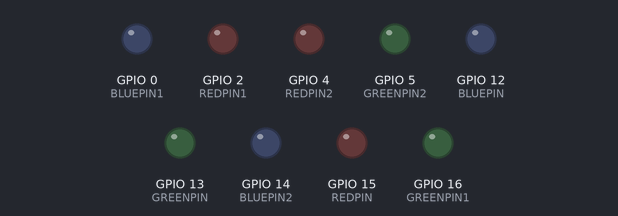
A sketch run on a simulated ESP8266 (NodeMCU). Shown: output pins drawn as LEDs (lit = HIGH). WiFi joins after 1.5 s; servers stay silent unless stated; uploads are accepted with an empty reply; what the sketch prints to the serial monitor is not drawn.

Above: at 1.65 s.
At 7.7 s:
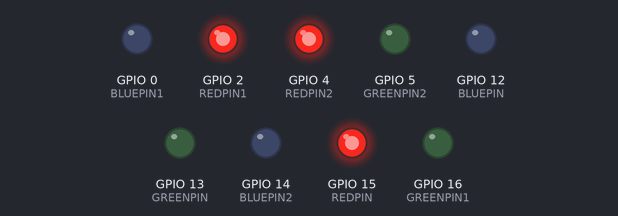
At 9.6 s:
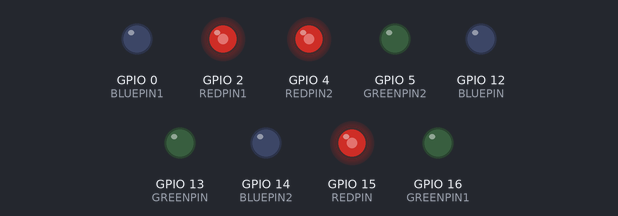
At 11.5 s:
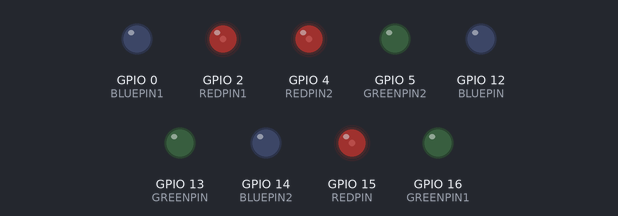
Timing chart, 0 to 14.9 s (numbered marks = the images above):
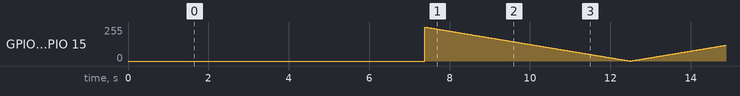

The sketch:

space_weather_lamp.ino
```cpp
#include <ESP8266WiFi.h>

//Please replace with your wifi network and password.
const char* ssid     = "MY_WIFI_NETWORK";
const char* password = "MY_WIFI_PASSWORD";

const char* host = "services.swpc.noaa.gov";

//BULK SPEED PINS
const int BLUEPIN = 12;
const int REDPIN = 15;
const int GREENPIN = 13;

//DENSITY PINS
const int BLUEPIN1 = 0;
const int GREENPIN1 = 16;
const int REDPIN1 = 2;

//ION TEMPERATURE PINS
const int BLUEPIN2 = 14;
const int GREENPIN2 = 5;
const int REDPIN2 = 4;

const float SPEEDMULT = .51;
const float DENSMULT = 20.4;
const float TEMPMULT = 0.051;

void setup() {
  pinMode(REDPIN, OUTPUT);
  pinMode(GREENPIN, OUTPUT);
  pinMode(BLUEPIN, OUTPUT);
  pinMode(REDPIN1, OUTPUT);
  pinMode(GREENPIN1, OUTPUT);
  pinMode(BLUEPIN1, OUTPUT);
  pinMode(REDPIN2, OUTPUT);
  pinMode(GREENPIN2, OUTPUT);
  pinMode(BLUEPIN2, OUTPUT);

  Serial.begin(115200);
  delay(100);

  // connect to wifi network

  Serial.println();
  Serial.println();
  Serial.print("Connecting to ");
  Serial.println(ssid);

  WiFi.begin(ssid, password);

  while (WiFi.status() != WL_CONNECTED) {
    delay(500);
    Serial.print(".");
  }

  Serial.println("");
  Serial.println("WiFi connected");
  Serial.println("IP address: ");
  Serial.println(WiFi.localIP());
}


void loop() {
  delay(5000);

  Serial.print("connecting to ");
  Serial.println(host);

  // Use WiFiClient class to create TCP connections
  WiFiClient client;
  const int httpPort = 80;
  if (!client.connect(host, httpPort)) {
    Serial.println("connection failed");
    return;
  }

  // create URI for request
  String url = "/text/ace-swepam.txt";
  Serial.print("Requesting URL: ");
  Serial.println(url);

  // send request
  client.print(String("GET ") + url + " HTTP/1.1\r\n" +
               "Host: " + host + "\r\n" +
               "Connection: close\r\n\r\n");

  delay(500);
  int num =  0;
  String trueLine = "";
  // print to serial
  while (client.available()) {
    String line = client.readStringUntil('\n');
    num++;
    if (num == 156) {
      trueLine = line;
    }
  }
  Serial.println(trueLine);

  int statusInt = getStatus(trueLine);
  float protDensity = getProtDens(trueLine);
  float bulkSpeed = getBulkSpeed(trueLine);
  float ionTemp = getIonTemp(trueLine);
  int ionTempPower = getIonTempPower(trueLine);
  ionTempPower = ionTempPower - 2;

  int ionTempTrue = ionTemp * pow(10, ionTempPower);

  Serial.println("closing connection");
  if (statusInt != 0) {
    badData();
  } else {
    /**
     * Write the corresponding colors to LED 0 for the Bulk Speed.
     */
    int blueVal = getBlueVal(bulkSpeed - 200, SPEEDMULT);
    int greenVal = getGreenVal(bulkSpeed - 200, SPEEDMULT);
    int redVal = getRedVal(bulkSpeed - 200, SPEEDMULT);
    Serial.print("blueval ");
    Serial.println(blueVal);
    Serial.print("greenval ");
    Serial.println(greenVal);
    Serial.print("redval ");
    Serial.println(redVal);
    analogWrite(BLUEPIN, blueVal);
    analogWrite(GREENPIN, greenVal);
    analogWrite(REDPIN, redVal);

    /**
     * Write the corresponding colors to LED 2 for ion temperature.
     */
    int blueVal2 = getBlueVal(ionTempTrue - 100, TEMPMULT);
    int greenVal2 = getGreenVal(ionTempTrue - 100, TEMPMULT);
    int redVal2 = getRedVal(ionTempTrue - 100, TEMPMULT);
    Serial.print("blueval2 ");
    Serial.println(blueVal2);
    Serial.print("greenval2 ");
    Serial.println(greenVal2);
    Serial.print("redval2 ");
    Serial.println(redVal2);
    analogWrite(BLUEPIN2, blueVal2);
    analogWrite(GREENPIN2, greenVal2);
    analogWrite(REDPIN2, redVal2);

    /**
     * Begin the color cycling for the proton density.
     */
    rainbow(protDensity);

  }//else if its working
}//loop


int getStatus(String orig) {
  char statusChar = orig.charAt(36);
  int statusInt = statusChar - '0';
  Serial.print("Status integer: ");
  Serial.println(statusInt);
  return statusInt;
}


float getProtDens(String orig) {
  String protDens = orig.substring(41, 48);
  float protDensI = protDens.toFloat();
  Serial.println("proton density: " + protDens);
  Serial.print("proton density integer: ");
  Serial.println(protDensI);
  return protDensI;
}


float getBulkSpeed(String orig) {
  String bulkSpeed = orig.substring(52, 59);
  float bulkSpeedI = bulkSpeed.toFloat();
  Serial.println("bulk speed: " + bulkSpeed);
  Serial.print("bulk speed integer: ");
  Serial.println(bulkSpeedI);
  return bulkSpeedI;
}


float getIonTemp(String orig) {
  String ionTemp = orig.substring(63, 72);
  String ionTemp1 = ionTemp.substring(0, 5);
  float ionTempI = ionTemp1.toFloat();
  Serial.println("Ion temperature: " + ionTemp1);
  Serial.print("Ion temperature integer: ");
  Serial.println(ionTempI);
  return ionTempI;
}


int getIonTempPower(String orig) {
  String ionTemp = orig.substring(63, 72);
  String ionTemp1 = ionTemp.substring(8, 10);
  int ionTempI = ionTemp1.toInt();
  Serial.println("Ion temperature power: " + ionTemp1);
  Serial.print("Ion temperature power integer: ");
  Serial.println(ionTempI);
  return ionTempI;
}


int getGreenVal(int num, float mult) {
  int greenVal = 0;
  int newnum = mult * num;
  Serial.print("greenvalmethod ");
  Serial.println(newnum);
  if (newnum < 256) {
    greenVal = newnum;
  }
  if (newnum >= 256) {
    greenVal = 510 - newnum;
  }
  return greenVal;
}//getGreenVal1


int getBlueVal(int num, float mult) {
  int blueVal = 0;
  int newnum = mult * num;
  Serial.print("bluevalmethod ");
  Serial.println(newnum);
  if (newnum < 256) {
    blueVal = 255 - newnum;
  }
  return blueVal;
}//getBlueVal1


int getRedVal(int num, float mult) {
  int redVal = 0;
  int newnum = mult * num;
  Serial.print("redvalmethod ");
  Serial.println(newnum);
  if (newnum >= 256) {
    redVal = newnum;
  }
  return redVal;
}

void badData() {
  analogWrite(BLUEPIN, 0);
  analogWrite(GREENPIN, 0);
  analogWrite(BLUEPIN1, 0);
  analogWrite(GREENPIN1, 0);
  analogWrite(BLUEPIN2, 0);
  analogWrite(GREENPIN2, 0);
  for (int j = 0; j < 6; j++) {
    for (int i = 255; i > 0; i--) {
      analogWrite(REDPIN, i);
      analogWrite(REDPIN1, i);
      analogWrite(REDPIN2, i);
      delay(20);
    }
    for (int i = 0; i < 255; i++) {
      analogWrite(REDPIN, i);
      analogWrite(REDPIN1, i);
      analogWrite(REDPIN2, i);
      delay(20);
    }
  }
}

void rainbow(int val) {
  int num = 60000;
  if(val!=0){
    num = 60000 / val;
  }else{
    num = 60000;
  }
  int num1 = num / 510;
  analogWrite(REDPIN1, 255);
  for (int i=0;i<val;i++) {
    for (int i = 0; i < 255; i++) {
      analogWrite(GREENPIN1, i);
      analogWrite(REDPIN1, 255 - i);
      delay(num1);
    }
    for (int i = 0; i < 255; i++) {
      analogWrite(GREENPIN1, 255 - i);
      analogWrite(BLUEPIN1, i);
      delay(num1);
    }
    for (int i = 0; i < 255; i++) {
      analogWrite(BLUEPIN1, 255 - i);
      analogWrite(REDPIN1, i);
      delay(num1);
    }
  }

}
```
